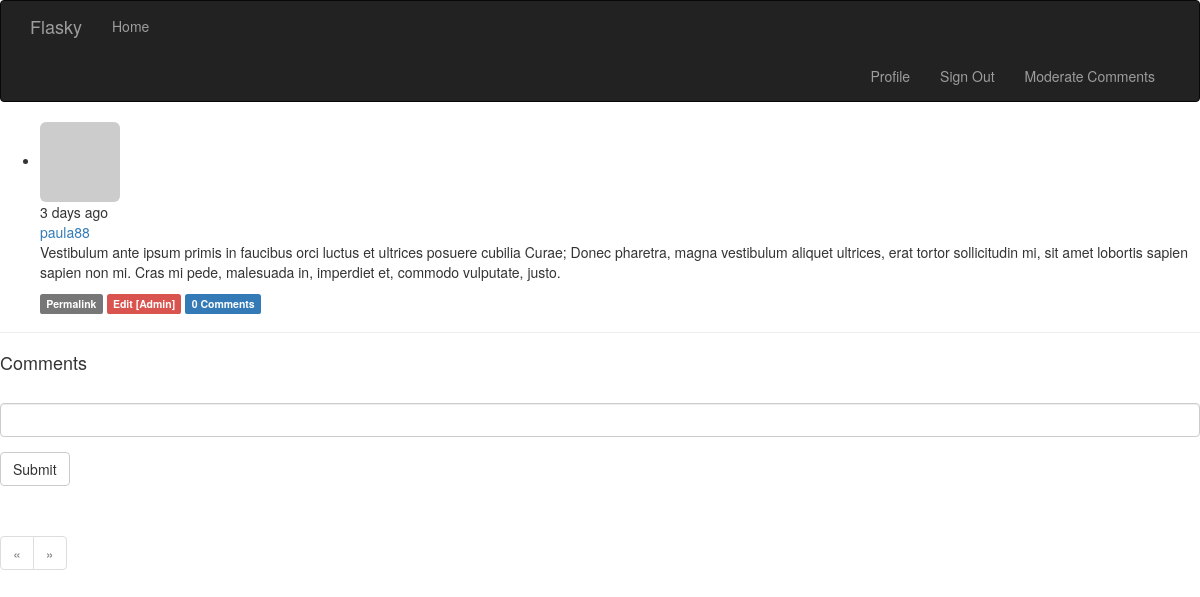
/post/195 (signed in), run on the app's committed database.
### vflask/restart/app/models.py (models this page shows, shortened)
class Post(db.Model):
    __tablename__ = 'posts'
    id = db.Column(db.Integer, primary_key=True)
    body = db.Column(db.Text)
    timestamp = db.Column(db.DateTime, index=True, default=datetime.utcnow)
    author_id = db.Column(db.Integer, db.ForeignKey('users.id'))
    body_html = db.Column(db.Text)
    comments = db.relationship('Comment', backref='post', lazy='dynamic')

class User(UserMixin, db.Model):
    __tablename__ = 'users'
    id = db.Column(db.Integer, primary_key=True)
    email = db.Column(db.String(64), unique=True, index=True)
    username = db.Column(db.String(64), unique=True, index=True)
    role_id = db.Column(db.Integer, db.ForeignKey('roles.id'))
    password_hash = db.Column(db.String(128))
    confirmed = db.Column(db.Boolean, default=False)
    name = db.Column(db.String(64))
    location = db.Column(db.String(64))
    about_me = db.Column(db.Text())
    member_since = db.Column(db.DateTime(), default=datetime.utcnow)
    last_seen = db.Column(db.DateTime(), default=datetime.utcnow)
    avatar_hash = db.Column(db.String(32))
    posts = db.relationship('Post', backref='author', lazy='dynamic')
    followed = db.relationship('Follow',
                               foreign_keys=[Follow.follower_id],
                               backref=db.backref('follower', lazy='joined'),
                               lazy='dynamic',
                               cascade='all, delete-orphan')
    followers = db.relationship('Follow',
                                foreign_keys=[Follow.followed_id],
                                backref=db.backref('followed', lazy='joined'),
                                lazy='dynamic',
                                cascade='all, delete-orphan')
    comments = db.relationship('Comment', backref='author', lazy='dynamic')
    def can(self, permissions):
        return self.role is not None and \
            (self.role.permissions & permissions) == permissions
    def is_administrator(self):
        return self.can(Permission.ADMINISTER)
    @property
    def password(self):
        raise AttributeError('password is not a readable attribute')
    def ping(self):
        self.last_seen = datetime.utcnow()
        db.session.add(self)
    def gravatar(self, size=100, default='identicon', rating='g'):
        if request.is_secure:
            url = 'https://secure.gravatar.com/avatar'
        else:
            url = 'http://www.gravatar.com/avatar'
        hash = self.avatar_hash or hashlib.md5(self.email.encode(
            'utf-8'
        )).hexdigest()
        return '{url}/{hash}?s={size}&d={default}&r={rating}'.format(
            url=url, hash=hash, size=size, default=default, rating=rating)

### vflask/restart/app/main/views.py (the view, shortened to what this page needs)
@main.route('/post/<int:id>', methods=['GET', 'POST'])
def post(id):
    post = Post.query.get_or_404(id)
    form = CommentForm()
    page = request.args.get('page', 1, type=int)
    if page == -1:
        page = (post.comments.count() - 1) / \
                current_app.config['FLASKY_COMMENTS_PER_PAGE'] + 1
    pagination = post.comments.order_by(Comment.timestamp.asc()).paginate(
        page, per_page=current_app.config['FLASKY_COMMENTS_PER_PAGE'],
        error_out=False)
    comments = pagination.items
    return render_template('post.html', posts=[post], form=form,
                           comments=comments, pagination=pagination)

### vflask/restart/app/main/forms.py
class CommentForm(FlaskForm):
    body = StringField('', validators=[Required()])
    submit = SubmitField('Submit')

### vflask/restart/app/auth/views.py (called while the page is built)
@auth.before_app_request
def before_request():
    if current_user.is_authenticated:
        current_user.ping()
        if not current_user.confirmed and request.endpoint[:5] != 'auth.':
            return redirect(url_for('auth.unconfirmed'))

### vflask/restart/app/main/__init__.py (called while the page is built)
@main.app_context_processor
def inject_perissions():
    return dict(Permission=Permission)

### vflask/restart/app/main/views.py (called while the page is built)
@main.before_app_request
def before_request():
    if current_user.is_authenticated:
        current_user.ping()
        if not current_user.confirmed and request.endpoint[:5] != 'auth.':
            return redirect(url_for('auth.unconfirmed'))

### vflask/restart/app/models.py (called while the page is built)
@login_manager.user_loader
def load_user(user_id):
    return User.query.get(int(user_id))

### vflask/restart/app/templates/post.html (shortened to what this page needs)
{% extends "base.html" %}
{% import "bootstrap/wtf.html" as wtf %}
{% import "_macros.html" as macros %}
{% block page_content %}
{% include '_posts.html' %}
<hr>
<h4 id="comments">Comments</h4>
{% if current_user.can(Permission.COMMENT) %}
<div class="comment-form">
    {{ wtf.quick_form(form) }}
</div>
{% endif %}
{% if pagination %}
<div class="pagination">
    {{ macros.pagination_widget(pagination, '.post', fragment='#comments', id=posts[0].id) }}
</div>
{% endif %}
{% endblock %}

### vflask/restart/app/templates/_posts.html (shortened to what this page needs)
<ul class="posts">
    {% for post in posts %}
    <li class="post">
        <div class="post-content">
            <div class="profile-thmbnail">
                <a href="{{ url_for('.user', username=post.author.username) }}">
                <img class="img-rounded profile-thumbnail"
                    src="{{ post.author.gravatar(size=40) }}">
                </a>
            </div>
            <div class="post-date">{{ moment(post.timestamp).fromNow() }}</div>
            <div class="post-author">
                <a href="{{ url_for('.user', username=post.author.username) }}">
                    {{ post.author.username }}
                </a>
            </div>
            <div class="post-body">
            {% if post.body_html %}
                {{ post.body_html | safe }}
            {% else %}
                {{ post.body }}
            {% endif %}
            </div>
            <div class="post-footer">
                <a href="{{ url_for('.post', id=post.id) }}">
                    <span class="label label-default">Permalink</span>
                </a>
                {% if current_user == post.author %}
                <a href="{{ url_for('.edit', id=post.id) }}">
                    <span class="label label-primary">Edit</span>
                </a>
                {% elif current_user.is_administrator() %}
                <a href="{{ url_for('.edit', id=post.id) }}">
                    <span class="label label-danger">Edit [Admin]</span>
                </a>
                {% endif %}
                <a href="{{ url_for('.post', id=post.id) }}#comments">
                    <span class="label label-primary">
                        {{ post.comments.count() }} Comments
                    </span>
                </a>
            </div>
        </div>
    </li>
    {% endfor %}
</ul>

### data on the page
Post: timestamp "3 days ago", author.username "paula88", body_html "Vestibulum ante ipsum primis in faucibus orci luctus et ultrices posuere cubilia Curae; Donec pharetra, magna vestibulum aliquet ultrices, erat tortor sollicitudin mi, sit amet lobortis sapien sapien non mi. Cras mi pede, malesuada in, imperdiet et, commodo vulputate, justo.", comments.count "0"
